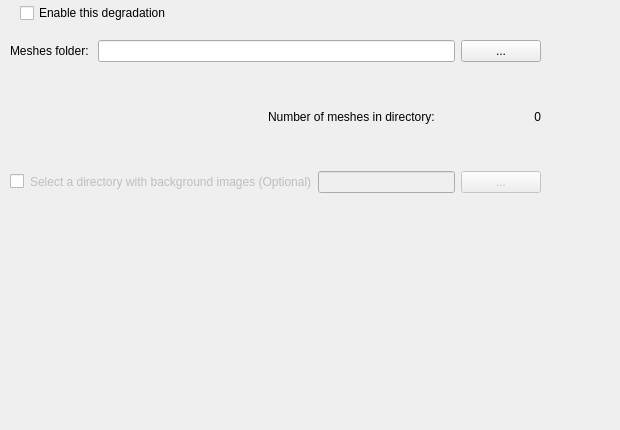
  <widget class="QWizardPage" name="Dist3D">
   <property name="subTitle">
    <string>DocCreator: 3D distortion</string>
   </property>
   <widget class="QWidget" name="OptionDist3D" native="true">
    <property name="enabled">
     <bool>true</bool>
    </property>
    <property name="geometry">
     <rect>
      <x>10</x>
      <y>40</y>
      <width>601</width>
      <height>381</height>
     </rect>
    </property>
    <widget class="QWidget" name="layoutWidget_13">
     <property name="geometry">
      <rect>
       <x>0</x>
       <y>0</y>
       <width>531</width>
       <height>153</height>
      </rect>
     </property>
     <layout class="QVBoxLayout" name="verticalLayout_15">
      <item>
       <layout class="QHBoxLayout" name="horizontalLayout_34">
        <item>
         <widget class="QLabel" name="Dist3D_meshesFolderLabel">
          <property name="enabled">
           <bool>true</bool>
          </property>
          <property name="text">
           <string>Meshes folder: </string>
          </property>
         </widget>
        </item>
        <item>
         <widget class="QLineEdit" name="Dist3D_meshesPath"/>
        </item>
        <item>
         <widget class="QPushButton" name="Dist3D_btnMeshesFolder">
          <property name="enabled">
           <bool>true</bool>
          </property>
          <property name="text">
           <string>...</string>
          </property>
         </widget>
        </item>
       </layout>
      </item>
      <item>
       <layout class="QHBoxLayout" name="horizontalLayout_25">
        <item>
         <spacer name="horizontalSpacer_5">
          <property name="orientation">
           <enum>Qt::Horizontal</enum>
          </property>
          <property name="sizeHint" stdset="0">
           <size>
            <width>40</width>
            <height>20</height>
           </size>
          </property>
         </spacer>
        </item>
        <item>
         <widget class="QLabel" name="Dist3D_nbMeshesLabel">
          <property name="text">
           <string>Number of meshes in directory:</string>
          </property>
         </widget>
        </item>
        <item>
         <widget class="QLabel" name="Dist3D_nbMeshes">
          <property name="minimumSize">
           <size>
            <width>100</width>
            <height>0</height>
           </size>
          </property>
          <property name="text">
           <string>0</string>
          </property>
          <property name="alignment">
           <set>Qt::AlignRight|Qt::AlignTrailing|Qt::AlignVCenter</set>
          </property>
         </widget>
        </item>
       </layout>
      </item>
      <item>
       <layout class="QHBoxLayout" name="horizontalLayout_16">
        <item>
         <widget class="QCheckBox" name="Dist3D_useBackgroundCheck">
          <property name="text">
           <string/>
          </property>
         </widget>
        </item>
        <item>
         <widget class="QLabel" name="Dist3D_backgroundsFolderLabel">
          <property name="enabled">
           <bool>false</bool>
          </property>
          <property name="text">
           <string>Select a directory with background images (Optional)</string>
          </property>
         </widget>
        </item>
        <item>
         <widget class="QLineEdit" name="Dist3D_backgroundsPath">
          <property name="enabled">
           <bool>false</bool>
          </property>
         </widget>
        </item>
        <item>
         <widget class="QPushButton" name="Dist3D_btnBackgroundsFolder">
          <property name="enabled">
           <bool>false</bool>
          </property>
          <property name="text">
           <string>...</string>
          </property>
         </widget>
        </item>
       </layout>
      </item>
     </layout>
    </widget>
   </widget>
   <widget class="QCheckBox" name="CheckDist3D">
    <property name="geometry">
     <rect>
      <x>20</x>
      <y>0</y>
      <width>281</width>
      <height>26</height>
     </rect>
    </property>
    <property name="text">
     <string>Enable this degradation</string>
    </property>
   </widget>
  </widget>
